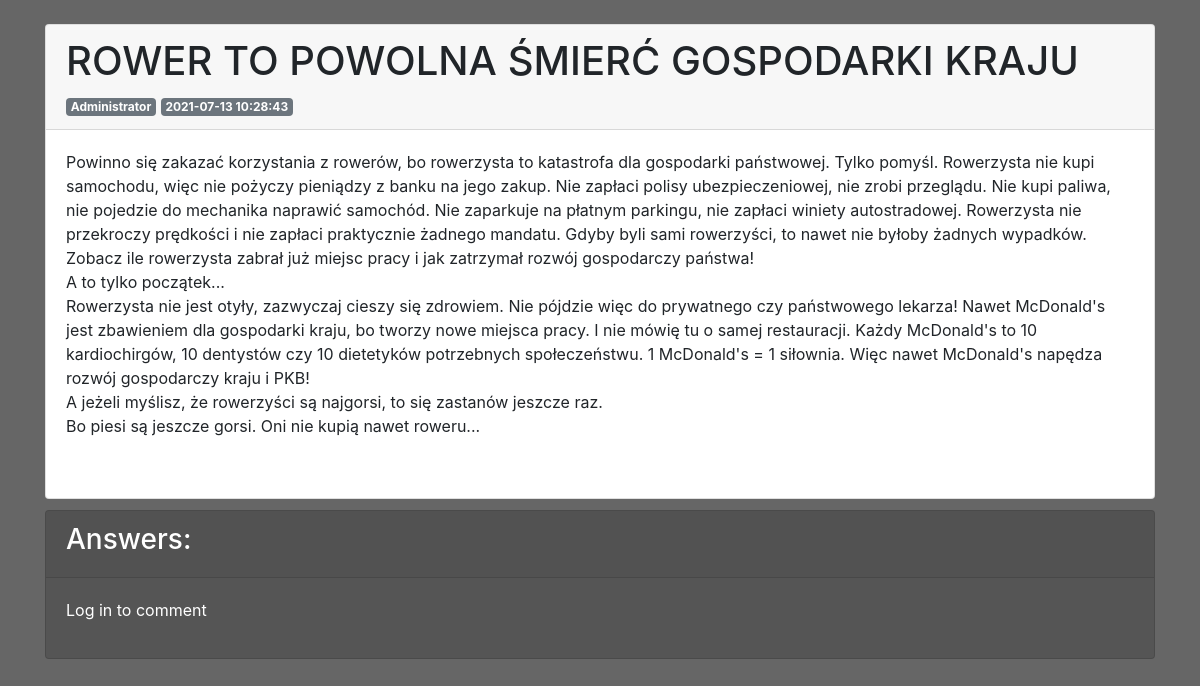
Screenshot of /post/3 with the database file from the repository.
### app.py (models this page shows, shortened)
class Post(Base):
     __tablename__="posty"
     id=Column(Integer, primary_key=True)
     tytul = Column(String)
     tresc = Column(String)
     autorid=Column(Integer, ForeignKey(Urzyszkodnik.id))
     dzialid=Column(Integer, ForeignKey(Dzial.id))
     create_date=Column(DateTime(timezone=False), server_default=func.now())

class Urzyszkodnik(Base):
     __tablename__='urzyszkodniki'
     id = Column(Integer, primary_key=True)
     name = Column(String, unique=True)
     password = Column(String, nullable=False)
     rola = Column(Integer, nullable=False, default=0)

### app.py (the view)
@app.route("/post/<postid>", methods=["POST", "GET"])
def post(postid):
     if request.method == "GET":
          autors.clear()
          postt=session.query(Post).filter(Post.id == postid).first()
          try:
               autor=session.query(Urzyszkodnik).filter(Urzyszkodnik.id==postt.autorid).first().name
          except:
               autor="Autor nie dostępny/usunięty"
          try:
               flasksession["user_id"]
               zalogowany=True
          except:
               zalogowany=False
          komentarze=session.query(Comment).filter(Comment.postid == postid).all()
          postmanagment = sprawdzenierangi("postmanagment")
          for i in komentarze:
               autors.append(session.query(Urzyszkodnik).filter(Urzyszkodnik.id == i.autorid).first().name)
          return(render_template("artykul.html",
               autors=autors,
               ilosckomentarzy=len(komentarze),
               postmanagment=postmanagment,
               post=postt,
               zalogowany=zalogowany,
               dzial="",
               autor=autor,
               komentarze=komentarze
          ))
     elif request.method == "POST":
          autorid = flasksession["user_id"]
          komentarz = request.form["komentarz"]
          session.add(Comment(postid, autorid, komentarz))
          session.commit()
          return redirect(request.url)

### app.py (called while the page is built)
def sprawdzenierangi(uprawnienie):
     permited=False
     try:
          rola=session.query(Urzyszkodnik).filter(Urzyszkodnik.id == flasksession["user_id"]).first().rola
          permited=getattr(session.query(Ranga).filter(Ranga.id == rola).first(), str(uprawnienie))
     except:
          None
     if not permited == True:
          permited == False
     return(permited)

### templates/artykul.html (shortened to what this page needs)
<!doctype html>
<html>
  <head>
        <link rel="stylesheet" href="https://cdn.jsdelivr.net/npm/bootstrap@4.6.0/dist/css/bootstrap.min.css">
    <link href="{{ url_for('static', filename='style.css') }}" rel="stylesheet">
  </head>
  </head>
  <body>
    <div class="container">
      <div class="row">
        <div class="col-12">
      <div class="card">
        <div class="card-header">
          <h1>{{post.tytul}}</h1>
          <div class="badge badge-secondary">{{autor}}</div>
          <div class="badge badge-secondary">{{post.create_date}}</div>
        </div>
        <div class="card-body">
          <p style="white-space: pre-line">{{post.tresc}}</p>
          <br>
            </div>
          </div>
          </div>
          <div class="col-12">
          <div class="card" style="color:white ; margin-top: 1%; background-color: #555;">
            <div class="card-header" style="color:white ;"><h3>Answers:</h3></div>
            <div class="card-body">
              {% if zalogowany %}
                <p>
              <button class="btn btn-primary" type="button" data-toggle="collapse" data-target="#collapseExample" aria-expanded="false" aria-controls="collapseExample">
                dodaj komentarz
              </button>
            </p>
            <div class="collapse" id="collapseExample" style="margin: 1%">
              <div class="card card-body">
            <form method="POST">
              <textarea name="komentarz" class="w-100"></textarea>
              <button action="submit" class="btn-primary btn">
                dodaj
              </button>
            </form>
              </div>
              {% else %}
              <p>Log in to comment</p>
              {% endif %}
            </div>
            </div>
          </div>
        </div>
      </div>
  </body>
</html>

### static/style.css (style rules this page uses)
.container { margin-top: 2%; }
.row { margin-top: 1%; }
body { background-color: #666; }

### rows the page displays
Post: tytul "ROWER TO POWOLNA ŚMIERĆ GOSPODARKI KRAJU", create_date "2021-07-13 10:28:43", tresc "Powinno się zakazać korzystania z rowerów, bo rowerzysta to katastrofa dla gospodarki państwowej. Tylko pomyśl. Rowerzysta nie kupi samochodu, więc nie pożyczy pieniądzy z banku na jego zakup. Nie zapłaci polisy ubezpieczeniowej, nie zrobi przeglądu. Nie kupi paliwa, nie pojedzie do mechanika naprawić samochód. Nie zaparkuje na płatnym parkingu, nie zapłaci winiety autostradowej. Rowerzysta nie przekroczy prędkości i nie zapłaci praktycznie żadnego mandatu. Gdyby byli sami rowerzyści, to nawet nie byłoby żadnych wypadków. Zobacz ile rowerzysta zabrał już miejsc pracy i jak zatrzymał rozwój gospodarczy państwa! A to tylko początek... Rowerzysta nie jest otyły, zazwyczaj cieszy się zdrowiem.…"
Urzyszkodnik: name "Administrator"
